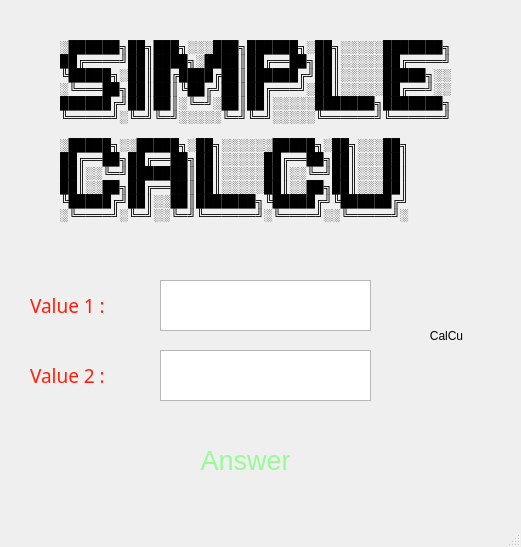
<?xml version="1.0" encoding="UTF-8"?>
<ui version="4.0">
 <class>MainWindow</class>
 <widget class="QMainWindow" name="MainWindow">
  <property name="geometry">
   <rect>
    <x>0</x>
    <y>0</y>
    <width>521</width>
    <height>547</height>
   </rect>
  </property>
  <property name="windowTitle">
   <string>SimpleCalcu</string>
  </property>
  <widget class="QWidget" name="centralwidget">
   <widget class="QLabel" name="label">
    <property name="geometry">
     <rect>
      <x>60</x>
      <y>20</y>
      <width>431</width>
      <height>221</height>
     </rect>
    </property>
    <property name="text">
     <string>░██████╗██╗███╗░░░███╗██████╗░██╗░░░░░███████╗
██╔════╝██║████╗░████║██╔══██╗██║░░░░░██╔════╝
╚█████╗░██║██╔████╔██║██████╔╝██║░░░░░█████╗░░
░╚═══██╗██║██║╚██╔╝██║██╔═══╝░██║░░░░░██╔══╝░░
██████╔╝██║██║░╚═╝░██║██║░░░░░███████╗███████╗
╚═════╝░╚═╝╚═╝░░░░░╚═╝╚═╝░░░░░╚══════╝╚══════╝

░█████╗░░█████╗░██╗░░░░░░█████╗░██╗░░░██╗
██╔══██╗██╔══██╗██║░░░░░██╔══██╗██║░░░██║
██║░░╚═╝███████║██║░░░░░██║░░╚═╝██║░░░██║
██║░░██╗██╔══██║██║░░░░░██║░░██╗██║░░░██║
╚█████╔╝██║░░██║███████╗╚█████╔╝╚██████╔╝
░╚════╝░╚═╝░░╚═╝╚══════╝░╚════╝░░╚═════╝░</string>
    </property>
   </widget>
   <widget class="QLabel" name="label_2">
    <property name="geometry">
     <rect>
      <x>30</x>
      <y>290</y>
      <width>111</width>
      <height>31</height>
     </rect>
    </property>
    <property name="font">
     <font>
      <family>Nasalization Rg</family>
      <pointsize>14</pointsize>
     </font>
    </property>
    <property name="styleSheet">
     <string notr="true">color: rgb(255, 30, 10)</string>
    </property>
    <property name="text">
     <string>Value 1 :</string>
    </property>
   </widget>
   <widget class="QLabel" name="label_4">
    <property name="geometry">
     <rect>
      <x>30</x>
      <y>360</y>
      <width>111</width>
      <height>31</height>
     </rect>
    </property>
    <property name="font">
     <font>
      <family>Nasalization Rg</family>
      <pointsize>14</pointsize>
     </font>
    </property>
    <property name="styleSheet">
     <string notr="true">color: rgb(255, 30, 10)</string>
    </property>
    <property name="text">
     <string>Value 2 :</string>
    </property>
   </widget>
   <widget class="QLabel" name="label_3">
    <property name="geometry">
     <rect>
      <x>110</x>
      <y>430</y>
      <width>271</width>
      <height>61</height>
     </rect>
    </property>
    <property name="font">
     <font>
      <family>MS UI Gothic</family>
      <pointsize>20</pointsize>
     </font>
    </property>
    <property name="styleSheet">
     <string notr="true">color: rgb(152,251,152)</string>
    </property>
    <property name="text">
     <string>Answer</string>
    </property>
    <property name="alignment">
     <set>Qt::AlignCenter</set>
    </property>
   </widget>
   <widget class="QTextEdit" name="textEdit">
    <property name="geometry">
     <rect>
      <x>160</x>
      <y>280</y>
      <width>211</width>
      <height>51</height>
     </rect>
    </property>
    <property name="font">
     <font>
      <pointsize>16</pointsize>
      <weight>75</weight>
      <bold>true</bold>
     </font>
    </property>
   </widget>
   <widget class="QTextEdit" name="textEdit_2">
    <property name="geometry">
     <rect>
      <x>160</x>
      <y>350</y>
      <width>211</width>
      <height>51</height>
     </rect>
    </property>
    <property name="font">
     <font>
      <pointsize>16</pointsize>
      <weight>75</weight>
      <bold>true</bold>
     </font>
    </property>
   </widget>
   <widget class="QPushButton" name="pushButton">
    <property name="geometry">
     <rect>
      <x>400</x>
      <y>300</y>
      <width>93</width>
      <height>71</height>
     </rect>
    </property>
    <property name="styleSheet">
     <string notr="true">border-radius : 100; border : 2px solid black
setGeometry(200, 150, 100, 100)</string>
    </property>
    <property name="text">
     <string>CalCu</string>
    </property>
   </widget>
  </widget>
  <widget class="QMenuBar" name="menubar">
   <property name="geometry">
    <rect>
     <x>0</x>
     <y>0</y>
     <width>521</width>
     <height>26</height>
    </rect>
   </property>
  </widget>
  <widget class="QStatusBar" name="statusbar"/>
 </widget>
 <resources/>
 <connections/>
</ui>
